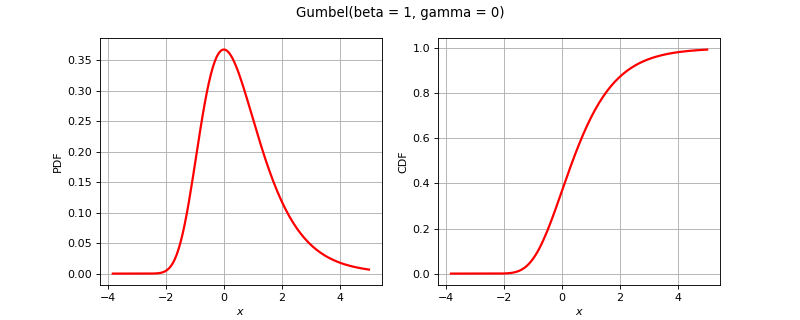

This chart was generated by the following Python code:
import openturns as ot
from matplotlib import pyplot as plt
from openturns.viewer import View
title = None
if ot.Gumbel().__class__.__name__ == 'Bernoulli':
    distribution = ot.Bernoulli(0.7)
elif ot.Gumbel().__class__.__name__ == 'Binomial':
    distribution = ot.Binomial(5, 0.2)
elif ot.Gumbel().__class__.__name__ == 'Hypergeometric':
    distribution = ot.Hypergeometric(10, 4, 7)
elif ot.Gumbel().__class__.__name__ == 'CumulativeDistributionNetwork':
    coll = [ot.Normal(2),ot.Dirichlet([0.5, 1.0, 1.5])]
    distribution = ot.CumulativeDistributionNetwork(coll, ot.BipartiteGraph([[0,1], [0,1]]))
elif ot.Gumbel().__class__.__name__ == 'Histogram':
    distribution = ot.Histogram([-1.0, 0.5, 1.0, 2.0], [0.45, 0.4, 0.15])
elif ot.Gumbel().__class__.__name__ == 'KernelMixture':
    kernel = ot.Uniform()
    sample = ot.Normal().getSample(5)
    bandwith = [1.0]
    distribution = ot.KernelMixture(kernel, bandwith, sample)
elif ot.Gumbel().__class__.__name__ == 'MaximumDistribution':
    coll = [ot.Uniform(2.5, 3.5), ot.LogUniform(1.0, 1.2), ot.Triangular(2.0, 3.0, 4.0)]
    distribution = ot.MaximumDistribution(coll)
elif ot.Gumbel().__class__.__name__ == 'Multinomial':
    distribution = ot.Multinomial(5, [0.2])
elif ot.Gumbel().__class__.__name__ == 'RandomMixture':
    coll = [ot.Triangular(0.0, 1.0, 5.0), ot.Uniform(-2.0, 2.0)]
    weights = [0.8, 0.2]
    cst = 3.0
    distribution = ot.RandomMixture(coll, weights, cst)
elif ot.Gumbel().__class__.__name__ == 'TruncatedDistribution':
    distribution = ot.TruncatedDistribution(ot.Normal(2.0, 1.5), 1.0, 4.0)
elif ot.Gumbel().__class__.__name__ == 'UserDefined':
    distribution = ot.UserDefined([[1.0], [2.0], [3.0]], [0.4, 0.5, 1.0])
elif ot.Gumbel().__class__.__name__ == 'ZipfMandelbrot':
    distribution = ot.ZipfMandelbrot(10, 2.5, 0.3)
elif ot.Gumbel().__class__.__name__ == 'Normal':
    cov = ot.CovarianceMatrix([[1.0, -0.5], [-0.5, 1.0]])
    distribution = ot.Normal([0.0, 0.0], cov)
    title = "Normal dist. with correlation coefficient {}".format(cov[0, 1])
else:
    distribution = ot.Gumbel()

dimension = distribution.getDimension()
if title is None:
    title = str(distribution)[:100].split('\n')[0]
if dimension == 1:
    distribution.setDescription(['$x$'])
    pdf_graph = distribution.drawPDF()
    cdf_graph = distribution.drawCDF()
    fig = plt.figure(figsize=(10, 4))
    pdf_axis = fig.add_subplot(121)
    cdf_axis = fig.add_subplot(122)
    View(pdf_graph, figure=fig, axes=[pdf_axis], add_legend=False)
    View(cdf_graph, figure=fig, axes=[cdf_axis], add_legend=False)
    fig.suptitle(title)
elif dimension == 2:
    grid = ot.GridLayout(1, 2)
    pdf_graph = distribution.drawPDF()
    pdf_graph.setLegends([''])
    cdf_graph = distribution.drawCDF()
    cdf_graph.setLegends([''])
    grid.setGraph(0, 0, pdf_graph)
    grid.setGraph(0, 1, cdf_graph)
    grid.setTitle(title)
    fig = View(grid).getFigure()
    fig.axes[0].set_title('PDF')
    fig.axes[1].set_title('CDF')
